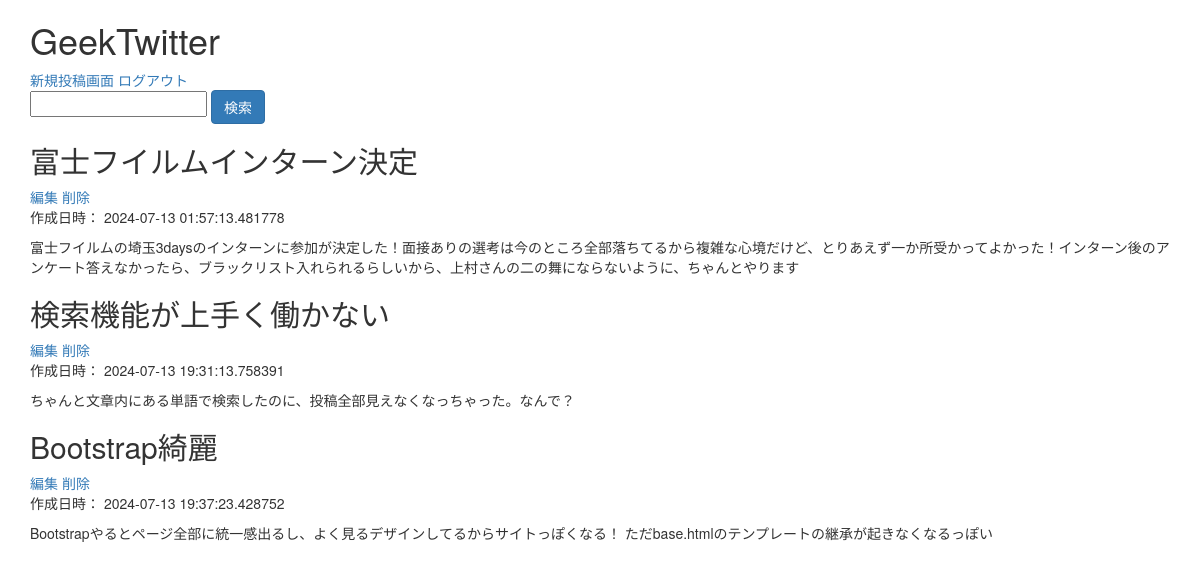
Before: /index (signed in) with the older database file.
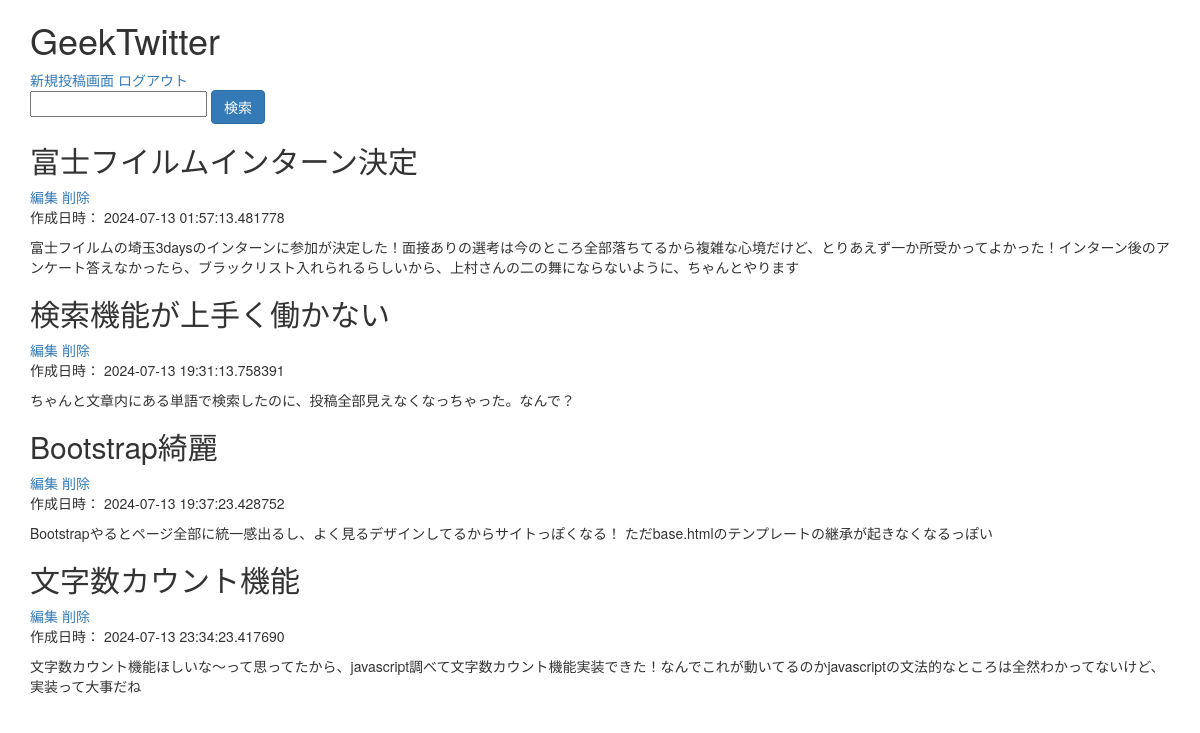
After: the same page with the newer database file.
### app.py (models this page shows)
class Post(db.Model):
    id = db.Column(
        db.Integer, primary_key=True
    )  # primary_key : それぞれの投稿を判断する主Key
    title = db.Column(db.String(50), nullable=False)
    body = db.Column(db.String(300), nullable=False)
    created_at = db.Column(
        db.DateTime, nullable=False, default=datetime.now(pytz.timezone("Asia/Tokyo"))
    )

### app.py (the view)
@app.route("/index", methods=["GET", "POST"])
@login_required
def index():
    if request.method == "POST":
        text_input = request.form.get("search")
        print(f"text_input : {text_input}")
        if (text_input is None) or len(text_input) == 0:
            posts = Post.query.all()
        else:
            posts = (
                db.session.query(Post)
                .filter(
                    or_(
                        Post.body.contains(text_input),
                        Post.title.contains(text_input),
                    )
                )
                .all()
            )
        return render_template("index.html", posts=posts)
    else:
        posts = Post.query.all()
        return render_template("index.html", posts=posts)

### app.py (called while the page is built)
@login_manager.user_loader
def load_user(user_id):
    return User.query.get(int(user_id))

### templates/index.html (shortened to what this page needs)
{% extends "bootstrap/base.html" %}
{% block content %}
<div class="container">
    <h1>GeekTwitter</h1>
    <a href="/create" role="button">新規投稿画面</a>
    <a href="/logout" role="button">ログアウト</a>
    <div class ="search">
        <form method="POST">
            <input type="text" name="search" class="form-label">
            <input type="submit" value="検索" class="btn btn-primary">
        </form>
    </div>
    {% for post in posts %}
    <article>
        <h2>{{post.title}}</h2>
        <a href="/{{post.id}}/update" role = "button">編集</a>
        <a href="/{{post.id}}/delete" role = "button">削除</a>
        <p>作成日時： {{post.created_at}}</p>
        <p>{{post.body}}</p>
    </article>
{% endfor %}
</div>
{% endblock %}

Changed rows visible on the page:
added Post: title "文字数カウント機能", created_at "2024-07-13 23:34:23.417690", body "文字数カウント機能ほしいな～って思ってたから、javascript調べて文字数カウント機能実装できた！なんでこれが動いてるのかjavascriptの文法的なところは全然わかってないけど、実装って大事だね"
